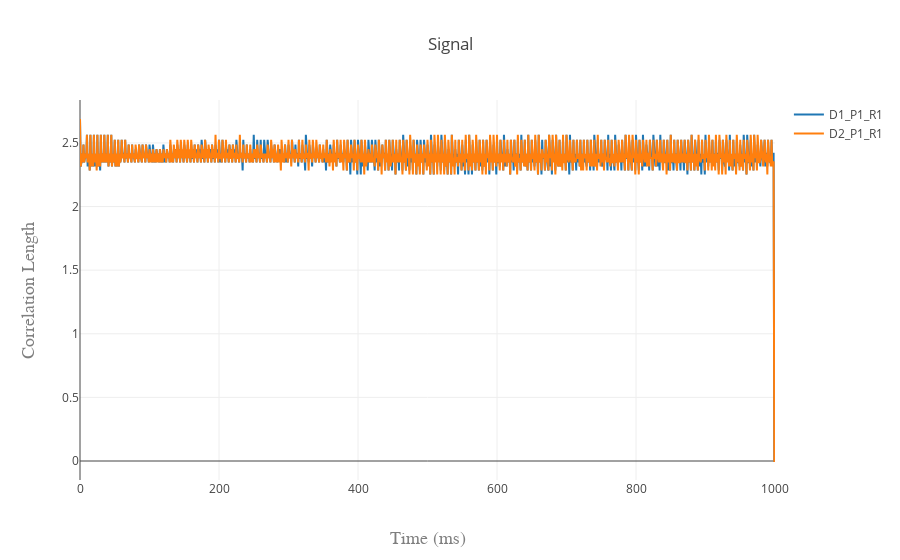

Notebook source saved alongside this figure:
### Markdown cell above
Comparando os sinais `D1_P1_R1` e `D2_P1_R1` com SAC_DM sem Wavelet

### Code cell
iplot({
    'data': [g_d1_p1_r1, g_d2_p1_r1],
    'layout': cor_layout})

### Figure 1 — Plotly figure (JSON) as saved in the notebook; plotly's stock layout.template omitted (floating-point values rounded to 4 significant figures; data arrays with more than 128 entries replaced by an {"elided": "..."} marker saying what was removed)
{"data": [{"name": "D1_P1_R1", "type": "scatter", "uid": "c67d4e6e-f1b2-46d2-878f-eba200a74efe", "y": {"elided": "1001 float values"}}, {"name": "D2_P1_R1", "type": "scatter", "uid": "e0e45979-ba3b-406e-9e77-52aede71f5d0", "y": {"elided": "1001 float values"}}], "layout": {"title": "Signal", "xaxis": {"title": "Time (ms)", "titlefont": {"color": "#7f7f7f", "family": "Courier New, monospace", "size": 18}}, "yaxis": {"title": "Correlation Length", "titlefont": {"color": "#7f7f7f", "family": "Courier New, monospace", "size": 18}}}}
